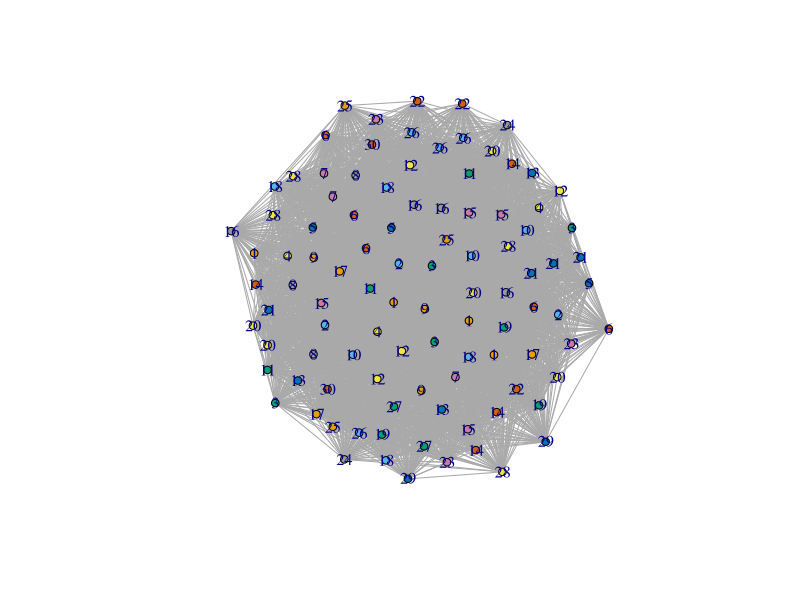

The R source for this figure:
install.packages("lpSolve")
library(lpSolve)
library(igraph)

g <- erdos.renyi.game(100, 0.7)

greedy_coloring <- function(g){
start.time <- Sys.time()
num_of_vertices <- gorder(g)
order <- order(degree(g), decreasing = TRUE)
num_of_colors <- 1

for(i in 1 : num_of_vertices){
  v_neighbors <- neighbors(g, order[i])
  possible_colors <- c(1:num_of_colors)[!(c(1:num_of_colors)) %in% (V(g)[v_neighbors]$color)]
  if(length(possible_colors) > 0){
    V(g)[order[i]]$color <- min(possible_colors)
  }
  else{
    num_of_colors <- num_of_colors + 1
    V(g)[order[i]]$color <- num_of_colors
  }
  
}
end.time <- Sys.time()
time.taken <- end.time - start.time
print(time.taken)
cat('num_of_colors = ', num_of_colors)
plot(g, vertex.label = V(g)$color, vertex.size = 4)}

greedy_coloring(g)
